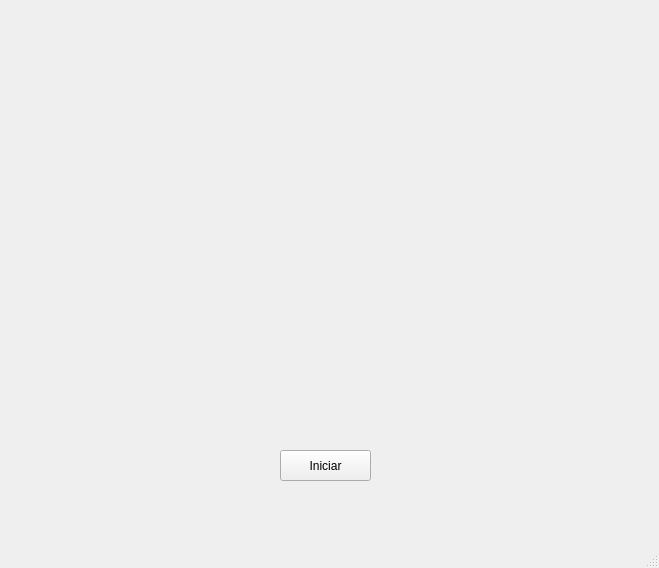
<?xml version="1.0" encoding="UTF-8"?>
<ui version="4.0">
 <class>TelaInicial</class>
 <widget class="QMainWindow" name="TelaInicial">
  <property name="geometry">
   <rect>
    <x>0</x>
    <y>0</y>
    <width>659</width>
    <height>568</height>
   </rect>
  </property>
  <property name="windowTitle">
   <string>TelaInicial</string>
  </property>
  <widget class="QWidget" name="centralwidget">
   <widget class="QWidget" name="verticalLayoutWidget">
    <property name="geometry">
     <rect>
      <x>0</x>
      <y>0</y>
      <width>2</width>
      <height>2</height>
     </rect>
    </property>
    <layout class="QVBoxLayout" name="verticalLayout"/>
   </widget>
   <widget class="QPushButton" name="pushButton">
    <property name="geometry">
     <rect>
      <x>280</x>
      <y>450</y>
      <width>91</width>
      <height>31</height>
     </rect>
    </property>
    <property name="text">
     <string>Iniciar</string>
    </property>
   </widget>
   <widget class="QLabel" name="label">
    <property name="geometry">
     <rect>
      <x>70</x>
      <y>40</y>
      <width>621</width>
      <height>371</height>
     </rect>
    </property>
    <property name="text">
     <string/>
    </property>
    <property name="pixmap">
     <pixmap resource="resources.qrc">:/background.jpg</pixmap>
    </property>
   </widget>
  </widget>
  <widget class="QMenuBar" name="menubar">
   <property name="geometry">
    <rect>
     <x>0</x>
     <y>0</y>
     <width>659</width>
     <height>22</height>
    </rect>
   </property>
  </widget>
  <widget class="QStatusBar" name="statusbar"/>
 </widget>
 <resources>
  <include location="resources.qrc"/>
 </resources>
 <connections/>
</ui>
